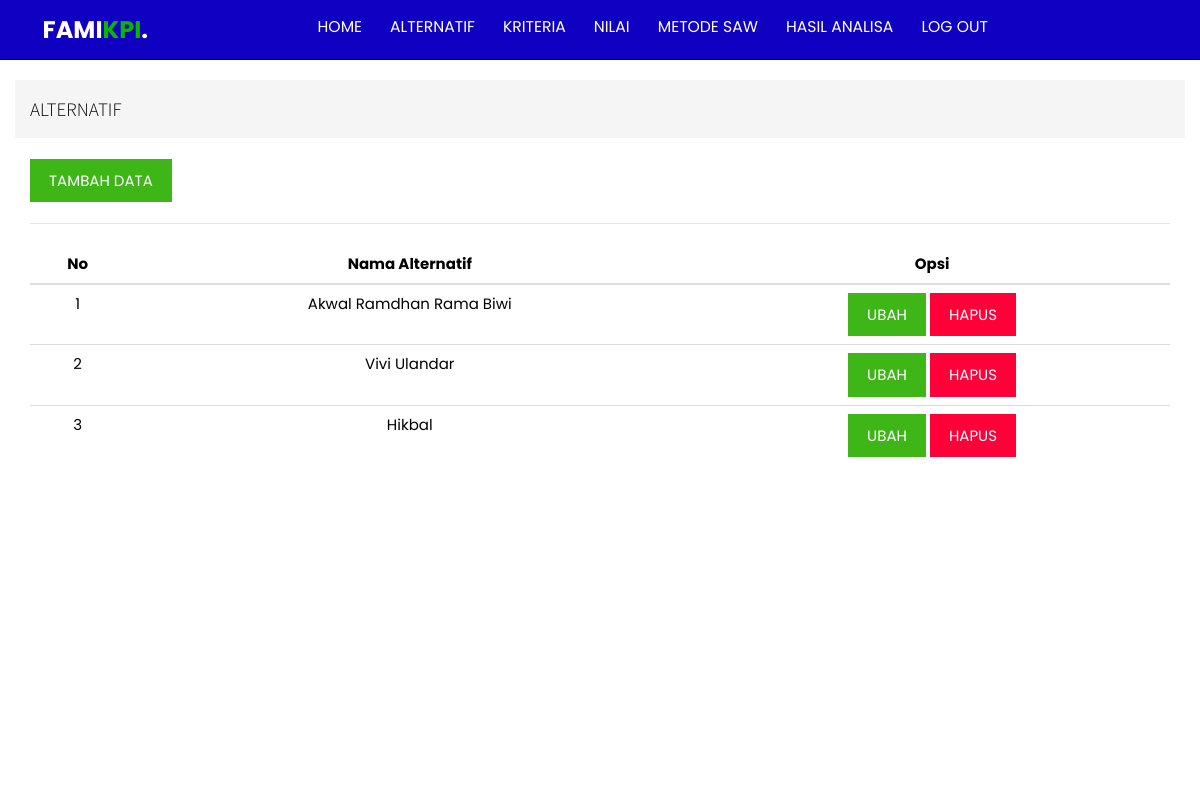
The app's page /admin/alternatif.php (signed in) with its own data.
### tables this page shows
CREATE TABLE `tbl_alternatif` (
  `id_alternatif` int(11) NOT NULL,
  `nama_alternatif` varchar(50) NOT NULL,
  `nilai_saw` double NOT NULL,
  `ranking` int(11) NOT NULL
);

### admin/alternatif.php (the view, shortened to what this page needs)
<?php
include 'header.php';
?>
<link rel="stylesheet" href="../asset/css/csstop.css" />
<div class="container">
	<div class="row">
		<ol class="breadcrumb"><h4>ALTERNATIF</h4></ol>
	</div>
	<div class="panel-container">
		<div class="boostrap-table">
			<a href="alternatifaksi.php?aksi=tambah" class="btn btn-success">TAMBAH DATA</a>
			<hr>
			<div class="table-responsive">
				<table class="table table-border">
					<thead>
						<tr>
							<th class="text-center">No</th>
							<th class="text-center">Nama Alternatif</th>
							<th class="text-center">Opsi</th>
						</tr>
					</thead>
					<tbody>
						<?php
				           $data = mysqli_query($conn, "SELECT * FROM tbl_alternatif order by id_alternatif");
				           $no=1;
				           while ($a=mysqli_fetch_array($data)) {
				            	?>
				            	<tr>
				            		<td class="text-center"><?php echo $no++ ?>
				            		</td>
				            		<td class="text-center"><?php echo $a['nama_alternatif']; ?>
				            		</td>
				            		<td class="text-center">
				            			<a href="alternatifaksi.php?id_alternatif=<?php echo $a['id_alternatif']; ?>&aksi=ubah" class="btn btn-success">UBAH</a>
				            			<a href="alternatifproses.php?id_alternatif=<?php echo $a['id_alternatif']; ?>&proses=proseshapus" class= "btn btn-danger">HAPUS</a>
				            		</td>
				            	</tr>
				            <?php }?>
					</tbody>
				</table>
			</div>
		</div>
	</div>
</div>

### asset/css/style.css (style rules this page uses)
:root { --primary: rgb(16, 0, 194); --bg: #fff; }
* { margin: 0; padding: 0; box-sizing: border-box; outline: none; border: none; text-decoration: none; }
body { font-family: "poppins", sans-serif; background-color: var(--bg); color: black; }
@media (max-width: 1366px) { html { font-size: 75%; } }

### asset/css/csstop.css (style rules this page uses)
.container { position: relative; top: 80px; height: 85vh; }

### records on screen
tbl_alternatif: nama_alternatif "Akwal Ramdhan Rama Biwi"
tbl_alternatif: nama_alternatif "Vivi Ulandar"
tbl_alternatif: nama_alternatif "Hikbal"
